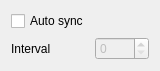
<?xml version="1.0" encoding="UTF-8"?>
<ui version="4.0">
 <class>sync_settings</class>
 <widget class="QWidget" name="sync_settings">
  <property name="geometry">
   <rect>
    <x>0</x>
    <y>0</y>
    <width>147</width>
    <height>54</height>
   </rect>
  </property>
  <layout class="QFormLayout" name="formLayout">
   <item row="0" column="0">
    <widget class="QCheckBox" name="autosync">
     <property name="text">
      <string>Auto sync</string>
     </property>
    </widget>
   </item>
   <item row="1" column="0">
    <widget class="QLabel" name="label_6">
     <property name="text">
      <string>Interval</string>
     </property>
    </widget>
   </item>
   <item row="1" column="1">
    <widget class="QSpinBox" name="interval">
     <property name="enabled">
      <bool>false</bool>
     </property>
     <property name="maximum">
      <number>3600</number>
     </property>
     <property name="singleStep">
      <number>10</number>
     </property>
    </widget>
   </item>
  </layout>
 </widget>
 <resources/>
 <connections>
  <connection>
   <sender>autosync</sender>
   <signal>clicked(bool)</signal>
   <receiver>interval</receiver>
   <slot>setEnabled(bool)</slot>
   <hints>
    <hint type="sourcelabel">
     <x>43</x>
     <y>12</y>
    </hint>
    <hint type="destinationlabel">
     <x>101</x>
     <y>39</y>
    </hint>
   </hints>
  </connection>
 </connections>
</ui>
